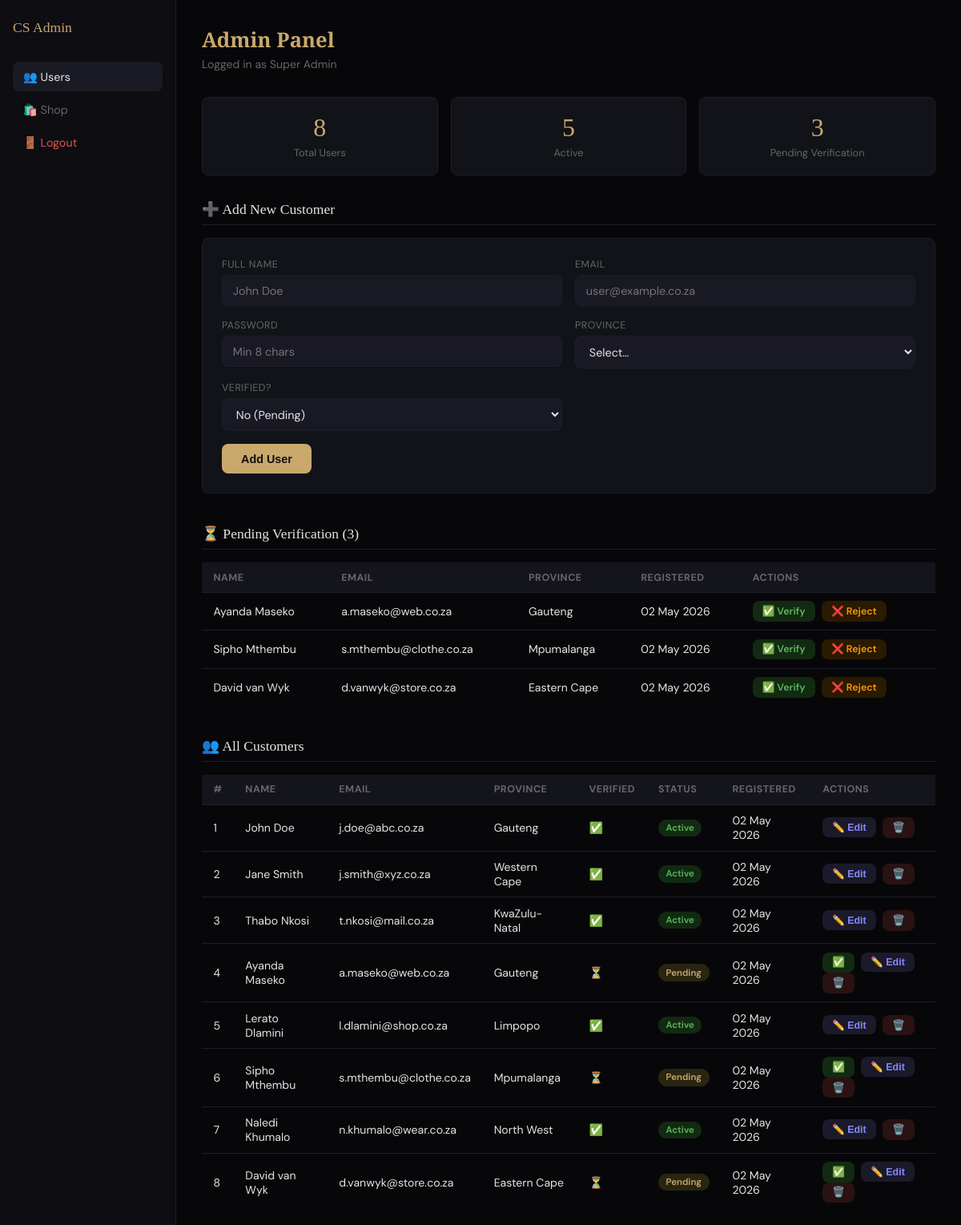
Screenshot of /admin/index.php (signed in) with the database file from the repository.
### tables this page shows
CREATE TABLE IF NOT EXISTS tblUser (
    userID      INT AUTO_INCREMENT PRIMARY KEY,
    fullName    VARCHAR(100)        NOT NULL,
    email       VARCHAR(150)        NOT NULL UNIQUE,
    password    VARCHAR(255)        NOT NULL,    
    province    VARCHAR(50)         DEFAULT NULL,
    isVerified  TINYINT(1)          NOT NULL DEFAULT 0,   
    status      ENUM('active','inactive','pending') NOT NULL DEFAULT 'pending',
    role        ENUM('buyer','seller')      NOT NULL DEFAULT 'buyer',
    createdAt   DATETIME            NOT NULL DEFAULT CURRENT_TIMESTAMP
);

### admin/index.php (the view, shortened to what this page needs)
<?php
require_once '../DBConn.php';
$users = $conn->query(
    "SELECT userID, fullName, email, province, isVerified, status, createdAt
     FROM tblUser ORDER BY createdAt DESC"
)->fetch_all(MYSQLI_ASSOC);
$totalUsers   = count($users);
$pending      = count(array_filter($users, fn($u) => $u['status'] === 'pending'));
$active       = count(array_filter($users, fn($u) => $u['status'] === 'active'));
?>
<!DOCTYPE html>
<html lang="en">
<head>
</head>
<body>
<aside>
  <span class="sidebar-logo">CS Admin</span>
  <a href="index.php" class="nav-item active">👥 Users</a>
  <a href="../shop.php" class="nav-item">🛍️ Shop</a>
  <a href="logout.php" class="nav-item danger">🚪 Logout</a>
</aside>
<main>
  <h1>Admin Panel</h1>
  <p class="admin-sub">Logged in as <?= htmlspecialchars($_SESSION['adminName']) ?></p>
  <div class="stats">
    <div class="stat-card"><div class="stat-num"><?= $totalUsers ?></div><div class="stat-lbl">Total Users</div></div>
    <div class="stat-card"><div class="stat-num"><?= $active ?></div><div class="stat-lbl">Active</div></div>
    <div class="stat-card"><div class="stat-num"><?= $pending ?></div><div class="stat-lbl">Pending Verification</div></div>
  </div>
  <div class="section-title">➕ Add New Customer</div>
  <div class="form-card">
    <form method="POST">
      <div class="form-grid">
        <div class="form-group"><label>Full Name</label><input type="text" name="fullName" placeholder="John Doe" required></div>
        <div class="form-group"><label>Email</label><input type="email" name="email" placeholder="user@example.co.za" required></div>
        <div class="form-group"><label>Password</label><input type="password" name="password" placeholder="Min 8 chars" required></div>
        <div class="form-group">
          <label>Province</label>
          <select name="province" required>
            <option value="">Select…</option>
          </select>
        </div>
        <div class="form-group">
          <label>Verified?</label>
          <select name="isVerified">
            <option value="0">No (Pending)</option>
          </select>
        </div>
      </div>
      <button type="submit" class="submit-btn">Add User</button>
    </form>
  </div>
  <?php $pendingUsers = array_filter($users, fn($u) => $u['status'] === 'pending'); ?>
  <div class="section-title">⏳ Pending Verification (<?= count($pendingUsers) ?>)</div>
  <?php if (empty($pendingUsers)): ?>
    <p style="color:var(--muted);margin-bottom:2rem">No pending users.</p>
  <?php else: ?>
    <table>
      <tr><th>Name</th><th>Email</th><th>Province</th><th>Registered</th><th>Actions</th></tr>
      <?php foreach ($pendingUsers as $u): ?>
      <tr>
        <td><?= htmlspecialchars($u['fullName']) ?></td>
        <td><?= htmlspecialchars($u['email']) ?></td>
        <td><?= htmlspecialchars($u['province'] ?? '—') ?></td>
        <td><?= date('d M Y', strtotime($u['createdAt'])) ?></td>
        <td>
          <a href="?verify=<?= $u['userID'] ?>" class="action-btn btn-verify" onclick="return confirm('Verify this user?')">✅ Verify</a>
          <a href="?reject=<?= $u['userID'] ?>" class="action-btn btn-reject" onclick="return confirm('Reject this user?')">❌ Reject</a>
        </td>
      </tr>
      <?php endforeach; ?>
    </table>
  <?php endif; ?>
  <div class="section-title">👥 All Customers</div>
  <table>
    <tr><th>#</th><th>Name</th><th>Email</th><th>Province</th><th>Verified</th><th>Status</th><th>Registered</th><th>Actions</th></tr>
    <?php foreach ($users as $u): ?>
    <tr>
      <td><?= $u['userID'] ?></td>
      <td><?= htmlspecialchars($u['fullName']) ?></td>
      <td><?= htmlspecialchars($u['email']) ?></td>
      <td><?= htmlspecialchars($u['province'] ?? '—') ?></td>
      <td><?= $u['isVerified'] ? '✅' : '⏳' ?></td>
      <td><span class="badge b-<?= $u['status'] ?>"><?= ucfirst($u['status']) ?></span></td>
      <td><?= date('d M Y', strtotime($u['createdAt'])) ?></td>
      <td>
        <?php if ($u['status'] !== 'active'): ?>
          <a href="?verify=<?= $u['userID'] ?>" class="action-btn btn-verify">✅</a>
        <?php endif; ?>
        <button class="action-btn btn-edit" onclick="openEdit(
          <?= $u['userID'] ?>,
          '<?= addslashes($u['fullName']) ?>',
          '<?= addslashes($u['email']) ?>',
          '<?= addslashes($u['province'] ?? '') ?>',
          <?= $u['isVerified'] ?>,
          '<?= $u['status'] ?>'
        )">✏️ Edit</button>
        <a href="?delete=<?= $u['userID'] ?>" class="action-btn btn-delete"
           onclick="return confirm('Permanently delete this user?')">🗑️</a>
      </td>
    </tr>
    <?php endforeach; ?>
  </table>
</main>
</body>
</html>

### admin/index.php (style rules this page uses)
:root { --bg:#07070a; --card:#111318; --gold:#c9a86c; --text:#e5e5e5; --muted:#666; --border:#1e1e28; --radius:8px; }
* { box-sizing:border-box; margin:0; padding:0; }
body { font-family:'DM Sans',sans-serif; background:var(--bg); color:var(--text); display:flex; min-height:100vh; }
aside { width:220px; background:#0d0d12; border-right:1px solid var(--border); padding:1.5rem 1rem; flex-shrink:0; }
.sidebar-logo { font-family:'Playfair Display',serif; color:var(--gold); font-size:1.1rem; margin-bottom:2rem; display:block; }
.nav-item { display:block; padding:.6rem .8rem; color:var(--muted); text-decoration:none; border-radius:var(--radius); font-size:.9rem; margin-bottom:.25rem; }
.nav-item:hover, .nav-item.active { background:#1a1a24; color:var(--text); }
.nav-item.danger { color:#e05252; }
main { flex:1; padding:2rem; overflow-y:auto; }
h1 { font-family:'Playfair Display',serif; color:var(--gold); font-size:1.6rem; margin-bottom:.25rem; }
.admin-sub { color:var(--muted); font-size:.88rem; margin-bottom:2rem; }
.stats { display:grid; grid-template-columns:repeat(3,1fr); gap:1rem; margin-bottom:2rem; }
.stat-card { background:var(--card); border:1px solid var(--border); border-radius:var(--radius); padding:1.2rem; text-align:center; }
.stat-num { font-family:'Playfair Display',serif; color:var(--gold); font-size:2rem; }
.stat-lbl { color:var(--muted); font-size:.8rem; margin-top:.25rem; }
.section-title { font-family:'Playfair Display',serif; color:var(--text); font-size:1.1rem; margin-bottom:1rem; border-bottom:1px solid var(--border); padding-bottom:.5rem; }
table { width:100%; border-collapse:collapse; margin-bottom:2.5rem; font-size:.88rem; }
th { background:#14141c; padding:.65rem .9rem; text-align:left; color:var(--muted); font-size:.78rem; text-transform:uppercase; letter-spacing:.04em; border-bottom:1px solid var(--border); }
td { padding:.65rem .9rem; border-bottom:1px solid var(--border); vertical-align:middle; }
tr:last-child td { border-bottom:none; }
.badge { display:inline-block; padding:.2rem .6rem; border-radius:20px; font-size:.72rem; font-weight:600; }
.b-active { background:#122a12; color:#5cb85c; }
.b-pending { background:#2a2510; color:#c9a86c; }
.action-btn { padding:.3rem .75rem; border:none; border-radius:var(--radius); cursor:pointer; font-size:.78rem; font-weight:600; margin-right:.3rem; text-decoration:none; display:inline-block; }
.btn-verify { background:#122a12; color:#5cb85c; }
.btn-reject { background:#2a1a00; color:#ff9800; }
.btn-delete { background:#2a1212; color:#e05252; }
.btn-edit { background:#1a1a2a; color:#8888ff; }
.form-card { background:var(--card); border:1px solid var(--border); border-radius:var(--radius); padding:1.5rem; margin-bottom:2.5rem; }
.form-grid { display:grid; grid-template-columns:1fr 1fr; gap:1rem; }
.form-group { display:flex; flex-direction:column; gap:.3rem; }
label { font-size:.78rem; color:var(--muted); text-transform:uppercase; letter-spacing:.04em; }
input, select { background:#191924; border:1px solid var(--border); color:var(--text); padding:.6rem .8rem; border-radius:var(--radius); font-family:'DM Sans',sans-serif; font-size:.9rem; }
select option { background:#191924; }
.submit-btn { margin-top:1rem; padding:.65rem 1.5rem; background:var(--gold); color:#111; border:none; border-radius:var(--radius); cursor:pointer; font-weight:700; font-size:.9rem; }

### rows the page displays
tbluser: fullName "Ayanda Maseko", email "a.maseko@web.co.za", province "Gauteng", createdAt "02 May 2026", userID "4", status "Pending"
tbluser: fullName "Sipho Mthembu", email "s.mthembu@clothe.co.za", province "Mpumalanga", createdAt "02 May 2026", userID "6", status "Pending"
tbluser: fullName "David van Wyk", email "d.vanwyk@store.co.za", province "Eastern Cape", createdAt "02 May 2026", userID "8", status "Pending"
tbluser: userID "1", fullName "John Doe", email "j.doe@abc.co.za", province "Gauteng", status "Active", createdAt "02 May 2026"
tbluser: userID "2", fullName "Jane Smith", email "j.smith@xyz.co.za", province "Western Cape", status "Active", createdAt "02 May 2026"
tbluser: userID "3", fullName "Thabo Nkosi", email "t.nkosi@mail.co.za", province "KwaZulu-Natal", status "Active", createdAt "02 May 2026"
tbluser: userID "5", fullName "Lerato Dlamini", email "l.dlamini@shop.co.za", province "Limpopo", status "Active", createdAt "02 May 2026"
tbluser: userID "7", fullName "Naledi Khumalo", email "n.khumalo@wear.co.za", province "North West", status "Active", createdAt "02 May 2026"

### other values shown
$_SESSION['adminName'] "Super Admin"
$totalUsers "8"
$active "5"
$pending "3"
count($pendingUsers) "3"
